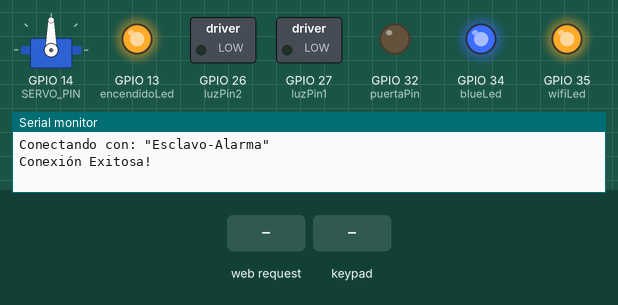
Simulated run of this sketch. Board: ESP32. On the bench: servo, switched loads named in the sketch (green lamp = pin HIGH), output pins drawn as LEDs (lit = HIGH), the last lines printed to the serial monitor. Inputs (shaded band) come from the test bench. WiFi joins after 1.5 s; servers stay silent unless stated; nothing arrives over Bluetooth unless stated.

Above: at 2.7 s.
2.8 s: HTTP request GET /cochera&accion=abrir received
5.8 s: keypad keys 1 2 3 4 pressed 0.4 s apart
At 9.4 s:
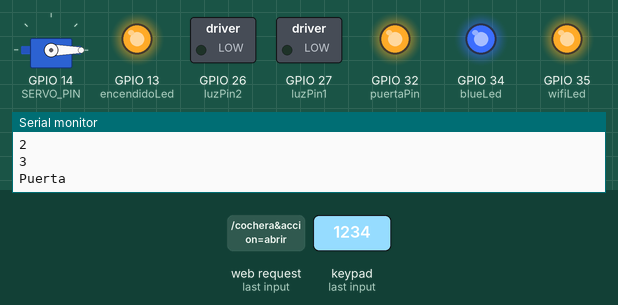
10.0 s: HTTP request GET /iluminacion&accion=encender received
At 12.7 s:
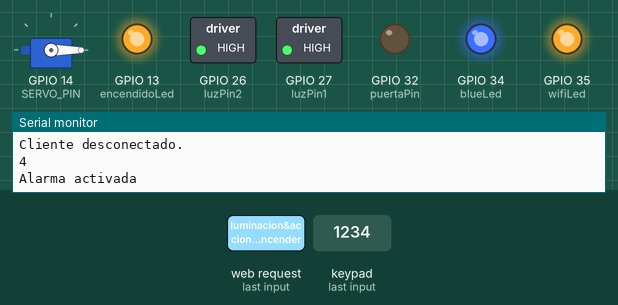
13.0 s: keypad keys 1 2 3 4 # pressed 0.4 s apart
At 16.1 s:
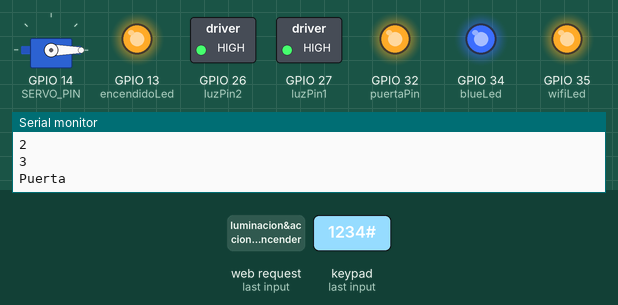
16.5 s: keypad keys 1 3 9 7 pressed 0.4 s apart
At 20.9 s:
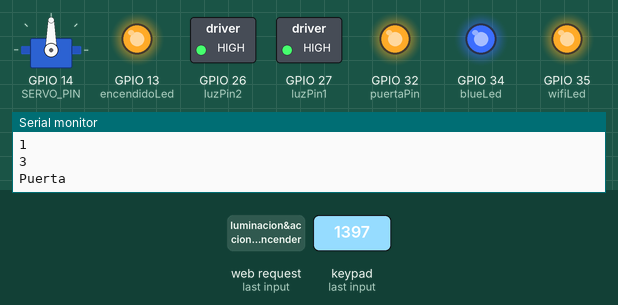
21.1 s: key '3' pressed
Timing chart, 0 to 28.3 s (numbered marks = the images above; inputs shaded):
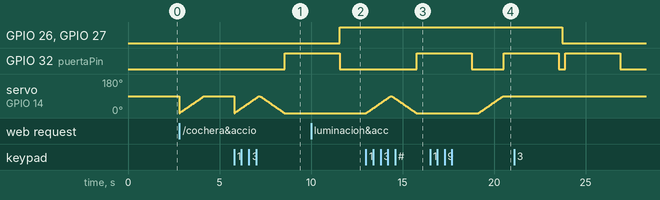

Measured:
- after the input at 5.8 s, GPIO 32 (puertaPin): LOW → HIGH after 2.8 s
- after the input at 10.0 s, GPIO 26 (luzPin2), GPIO 27 (luzPin1): LOW → HIGH after 1.6 s
- after the input at 13.0 s, GPIO 32 (puertaPin): LOW → HIGH after 2.8 s; servo on GPIO 14 (SERVO_PIN): rises from 0° to 90° in 1.3 s, then falls to 0° in 1.4 s
- after the input at 16.5 s, servo on GPIO 14 (SERVO_PIN): moves from 0° to 90° over 1.3 s, starting after 2.7 s

The sketch:

CA_Maestro_Wifi.ino
```cpp
#include <ArduinoJson.h>
#include <ESP32Servo.h>
#include <WiFi.h>
#include <HTTPClient.h>
#include <Keypad.h>
#include "BluetoothSerial.h"

#include "funciones.hpp"
#include "network.hpp"
#include "APIRest.hpp"

const int SERVO_PIN = 14;
const int puertaPin = 32;
int luzPin1 = 27;
int luzPin2 = 26;
int encendidoLed = 13;
int wifiLed = 35;
int blueLed = 34;
int contador = 0;

#define USE_NAME           // Comment this to use MAC address instead of a slaveName
const char *pin = "1234";  // Change this to reflect the pin expected by the real slave BT device

#if !defined(CONFIG_BT_SPP_ENABLED)
#error Serial Bluetooth not available or not enabled. It is only available for the ESP32 chip.
#endif

BluetoothSerial SerialBT;

#ifdef USE_NAME
String slaveName = "Esclavo-Alarma";  // Change this to reflect the real name of your slave BT device
#else
String MACadd = "AA:BB:CC:11:22:33";                          // This only for printing
uint8_t address[6] = { 0xAA, 0xBB, 0xCC, 0x11, 0x22, 0x33 };  // Change this to reflect real MAC address of your slave BT device
#endif

String myName = "Main-Maestro";

const byte ROWS = 4;  //four rows
const byte COLS = 4;  //three columns
char keys[ROWS][COLS] = {
  { '1', '2', '3', 'A' },
  { '4', '5', '6', 'B' },
  { '7', '8', '9', 'C' },
  { '*', '0', '#', 'D' }
};
byte rowPins[ROWS] = { 23, 22, 21, 19 };  //connect to the row pinouts of the keypad
byte colPins[COLS] = { 18, 5, 4, 2 };     //connect to the column pinouts of the keypad

Keypad keypad = Keypad(makeKeymap(keys), rowPins, colPins, ROWS, COLS);

void teclado() {
  char key = keypad.getKey();

  if (key) {
    Serial.println(key);

    switch (key) {
      case '1':
        abrirCochera();
        break;
      case '2':
        cerrarCochera();
        break;
      case '3':
        abrirPuerta();
        break;
      case '4':
        activarAlarma();
        break;
      case '5':
        desactivarAlarma();
        break;
      case '6':
        encenderLuces();
        break;
      case '7':
        apagarLuces();
        break;
      default:
        Serial.println("No se ha leido teclado ");
        break;
    }
  }
}

void abrirPuerta() {
  Serial.println("Puerta ");
  digitalWrite(puertaPin, HIGH);
  delay(3000);
  digitalWrite(puertaPin, LOW);
}

void activarAlarma() {
  Serial.println("Alarma activada");
  String activar = "aa";
  SerialBT.println(activar);
}

void desactivarAlarma() {
  Serial.println("Alarma desactivada");
  String desactivar = "dd";
  SerialBT.println(desactivar);
}

void encenderLuces() {
  digitalWrite(luzPin1, HIGH);
  digitalWrite(luzPin2, HIGH);
}

void apagarLuces() {
  digitalWrite(luzPin1, LOW);
  digitalWrite(luzPin2, LOW);
}

void setup() {
  Serial.begin(115200);
  servoMotor.attach(SERVO_PIN);  // attaches the servo on ESP32 pin

  bool connected;

  pinMode(puertaPin, OUTPUT);
  pinMode(luzPin1, OUTPUT);
  pinMode(luzPin2, OUTPUT);
  pinMode(encendidoLed, OUTPUT);
  pinMode(wifiLed, OUTPUT);
  pinMode(blueLed, OUTPUT);
  digitalWrite(encendidoLed, HIGH);

  conectarWiFi();
  digitalWrite(wifiLed, HIGH);

  SerialBT.begin(myName, true);
  Serial.printf("The device \"%s\" started in master mode, make sure slave BT device is on!\n", myName.c_str());

#ifndef USE_NAME
  SerialBT.setPin(pin);
  Serial.println("Using PIN");
#endif

// connect(address) is fast (up to 10 secs max), connect(slaveName) is slow (up to 30 secs max) as it needs
// to resolve slaveName to address first, but it allows to connect to different devices with the same name.
// Set CoreDebugLevel to Info to view devices Bluetooth address and device names
#ifdef USE_NAME
  connected = SerialBT.connect(slaveName);
  Serial.printf("Conectando con: \"%s\"\n", slaveName.c_str());
#else
  connected = SerialBT.connect(address);
  Serial.print("Connecting to slave BT device with MAC ");
  Serial.println(MACadd);
#endif

  SerialBT.connect();
  if (connected) {
    Serial.println("Conexión Exitosa!");
    digitalWrite(blueLed, HIGH);

  } else {
    while (!SerialBT.connected(10000)) {
      Serial.println("Failed to connect. Make sure remote device is available and in range, then restart app.");
    }
  }
}

void loop() {
  WiFiClient client = server.available();
  teclado();
  if (contador == 50) {
    contador = 0;
  }
  if (Serial.available()) {
    SerialBT.write(Serial.read());
  }
  if (SerialBT.available()) {
    String message = SerialBT.readString();
    Serial.println("Mensaje recibido: " + message);
    message.trim();
    if (contador == 0) {
      Create(message);
    }
  }
  teclado();

  if (client) {
    Serial.println("Cliente nuevo .");
    String currentLine = "";
    while (client.connected()) {
      if (client.available()) {
        char c = client.read();
        Serial.write(c);
        if (c == '\n') {
          if (currentLine.length() == 0) {
            client.println("HTTP/1.1 200 OK");
            client.println("Content-type:text/html");
            client.println();
            break;
          } else {
            currentLine = "";
          }
        } else if (c != '\r') {
          currentLine += c;
        }

        if (currentLine.endsWith("GET /cochera&accion=abrir") || currentLine.endsWith("GET /cochera&accion=cerrar")) {
          if (currentLine.endsWith("GET /cochera&accion=abrir")) {
            abrirCochera();
          }
          if (currentLine.endsWith("GET /cochera&accion=cerrar")) {
            cerrarCochera();
          }
        } else if (currentLine.endsWith("GET /puerta&accion=abrir")) {
          abrirPuerta();
        } else if (currentLine.endsWith("GET /alarma&accion=activar") || currentLine.endsWith("GET /alarma&accion=desactivar")) {
          if (currentLine.endsWith("GET /alarma&accion=activar")) {
            activarAlarma();
          }
          if (currentLine.endsWith("GET /alarma&accion=desactivar")) {
            desactivarAlarma();
          }
        } else if (currentLine.endsWith("GET /iluminacion&accion=encender") || currentLine.endsWith("GET /iluminacion&accion=apagar")) {
          if (currentLine.endsWith("GET /iluminacion&accion=encender")) {
            encenderLuces();
          }
          if (currentLine.endsWith("GET /iluminacion&accion=apagar")) {
            apagarLuces();
          }
        }
      }
    }
    client.stop();
    Serial.println("Cliente desconectado.");
  }
  teclado();
  contador++;

}
```

APIRest.hpp
```cpp
String ApiHost = "http://192.168.100.8:3000";

void processResponse(int httpCode, HTTPClient& http) {
  if (httpCode > 0) {
    Serial.printf("Response code: %d\t", httpCode);

    if (httpCode == HTTP_CODE_OK) {
      String payload = http.getString();
      Serial.println(payload);
    }
  } else {
    Serial.printf("Request failed, error: %s\n", http.errorToString(httpCode).c_str());
  }
  http.end();
}

void GetAll() {
  HTTPClient http;
  http.begin(ApiHost + "/item");
  int httpCode = http.GET();
  processResponse(httpCode, http);
}

void GetItem(int id) {
  HTTPClient http;
  http.begin(ApiHost + "/item/" + id);
  int httpCode = http.GET();
  processResponse(httpCode, http);
}

void GetQuery(String filter) {
  HTTPClient http;
  http.begin(ApiHost + "/item?filter=" + filter);
  int httpCode = http.GET();
  processResponse(httpCode, http);
}

void Create(String newData) {
  HTTPClient http;
  http.begin(ApiHost + "/accesos");
  http.addHeader("Content-Type", "application/json");

  String message = "";
  StaticJsonDocument<300> jsonDoc;
  jsonDoc["data"] = newData;
  serializeJson(jsonDoc, message);

  int httpCode = http.POST(message);
  processResponse(httpCode, http);
}
```

funciones.hpp
```cpp
Servo servoMotor;

void abrirCochera() {
  // rotates from 0 degrees to 180 degrees
  for (int pos = 0; pos <= 90; pos += 1) {
    // in steps of 1 degree
    servoMotor.write(pos);
    delay(15);  // waits 15ms to reach the position
  }
}

void cerrarCochera() {
  // rotates from 180 degrees to 0 degrees
  for (int pos = 90; pos >= 0; pos -= 1) {
    servoMotor.write(pos);
    delay(15);  // waits 15ms to reach the position
  }
}
```

network.hpp
```cpp
//const char* ssid = "Torre C Labs";
//const char* password = "1q2w3e4r5t";
const char* ssid = "MEGACABLE-2.4G-9FA7";
const char* password = "57q2dwMHN7";

WiFiServer server(80);

void conectarWiFi() {
  Serial.print("Conectando a  ");
  Serial.println(ssid);

  WiFi.begin(ssid, password);

  while (WiFi.status() != WL_CONNECTED) {
    delay(500);
    Serial.print(".");
  }

  Serial.println("WiFi conectado.");
  Serial.println("Dirección IP: ");
  Serial.println(WiFi.localIP());

  server.begin();
}
```
